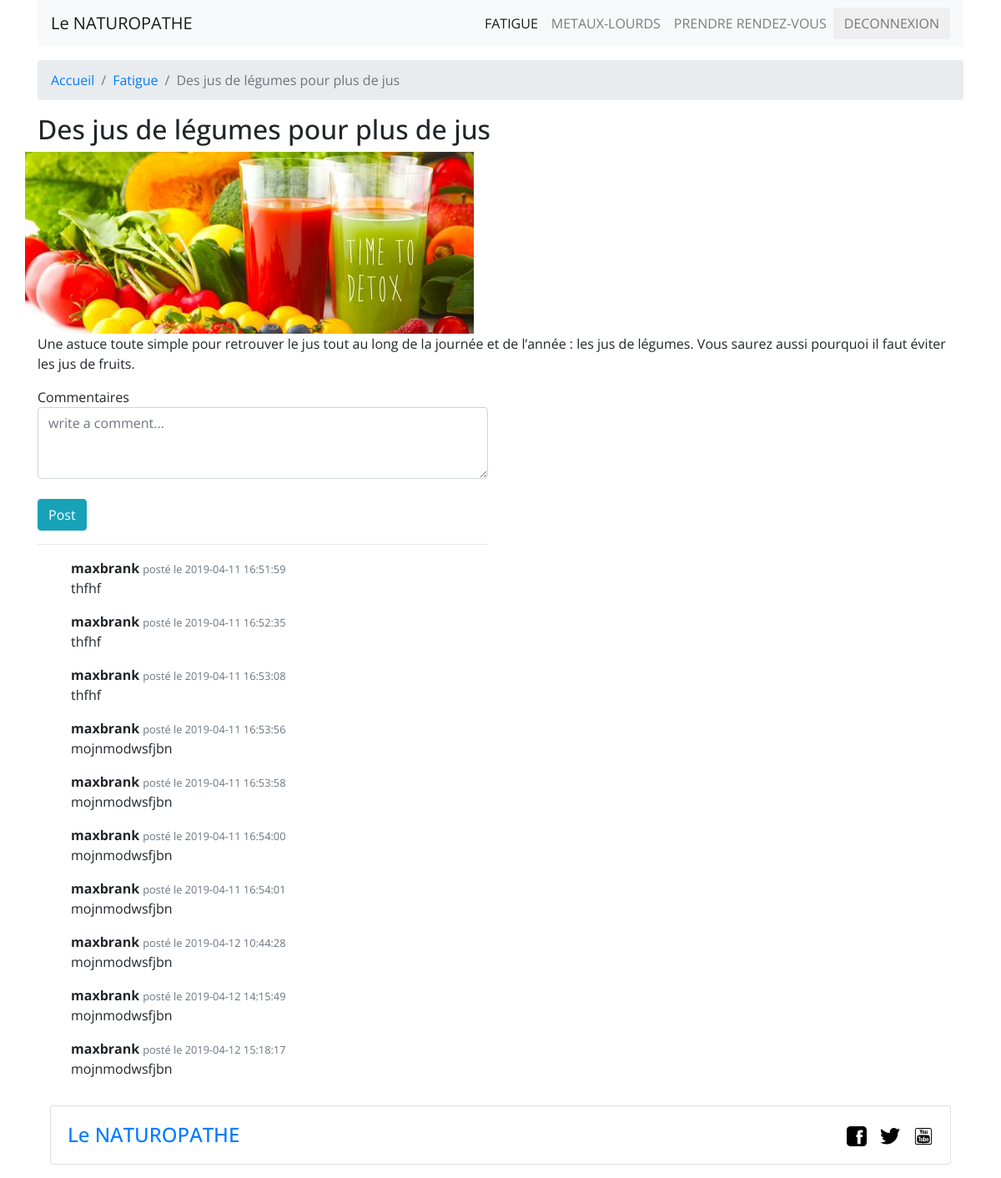
The page /index.php?article=1 (signed in) on the database its author committed.
### tables this page shows
CREATE TABLE IF NOT EXISTS `articles` (
  `id` int(11) NOT NULL AUTO_INCREMENT,
  `content` text,
  `title` varchar(255) DEFAULT NULL,
  `img` varchar(255) DEFAULT NULL,
  `created_at` datetime DEFAULT NULL,
  PRIMARY KEY (`id`)
);

CREATE TABLE IF NOT EXISTS `comments` (
  `id` int(11) NOT NULL AUTO_INCREMENT,
  `content` text,
  `created_at` datetime DEFAULT NULL,
  `id_user` int(11) DEFAULT NULL,
  `id_article` int(11) DEFAULT NULL,
  PRIMARY KEY (`id`),
  KEY `FK_comment_user` (`id_user`),
  KEY `FK_article` (`id_article`)
);

CREATE TABLE IF NOT EXISTS `users` (
  `id` int(11) NOT NULL AUTO_INCREMENT,
  `first_name` varchar(50) DEFAULT NULL,
  `last_name` varchar(50) DEFAULT NULL,
  `user_name` varchar(50) DEFAULT NULL,
  `mail` varchar(100) DEFAULT NULL,
  `pwd` varchar(255) DEFAULT NULL,
  PRIMARY KEY (`id`)
);

### controller/backend.php (called while the page is built, shortened)
<?php
function displayArticle($idArticle){
	require_once 'model/backend.php';
	$article = getArticle($idArticle);
	$commentList = getCommentList($idArticle);
	require 'view/backend/article.php';
}

### model/backend.php (called while the page is built, shortened)
<?php
function getCommentList($idArticle){
    $bdd = connect();
    $req = $bdd->prepare('SELECT * from users JOIN comments ON comments.id_user = users.id WHERE comments.id_article = :idArticle');
    $req->execute([':idArticle' => $idArticle]);
    return $req->fetchAll();
}
function getArticle($idArticle){
    $bdd= connect();
    $req = $bdd->prepare('SELECT * FROM articles WHERE id = :id');
    $req->execute([':id'=> $idArticle]);
    return $req->fetch();
}

### view/backend/article.php (the view, shortened to what this page needs)
<div id="breadcrumb-container" class="container">
    <div class="row">
        <div class="col">
            <nav aria-label="breadcrumb">
                <ol class="breadcrumb">
                    <li class="breadcrumb-item"><a href="#">Accueil</a></li>
                    <li class="breadcrumb-item"><a href="#">Fatigue</a></li>
                    <li class="breadcrumb-item active" aria-current="page">Des jus de légumes pour plus de jus</li>
                </ol>
            </nav>
        </div>
    </div>
</div>
<div class="container">
    <div>
        <h2><?= $article['title']; ?></h2>
    <div class="row img-preload"><img src="images/Detox-Diets-For-Weight-Loss.-538x218.jpg" width="538" height="218" alt="Des jus de légumes pour plus de jus"></div>
    <div>
        <p><?= $article['content']; ?></p>
    </div>
</div>
<div class="row bootstrap snippets">
    <div class="col-md-6 col-md-offset-2 col-sm-12">
        <div class="comment-wrapper">
            <div class="panel panel-info">
                <div class="panel-heading">
                    Commentaires
                </div>
                <div class="panel-body">
                    <form method="POST">
                    <textarea class="form-control" placeholder="write a comment..." rows="3" name="newContent"></textarea>
                    <br>
                    <button class="btn btn-info pull-right" type="submit" name="ArticleId" value="<?= $article['id']; ?>">Post</button>
                    </form>
                    <hr>
                    <ul class="media-list">
                    <?php
                    foreach ($commentList as $key => $comment) {
                    ?>
                        <li class="media">
                            <div class="media-body">
                                <strong><?= $comment['user_name'] ?></strong>
                                <span class="text-muted pull-right">
                                    <small class="text-muted">posté le <?= $comment['created_at']; ?></small>
                                </span>
                                <p>
                                <?= $comment['content']; ?>
                                </p>
                            </div>
                        </li>
                    <?php
                    }
                    ?>
                    </ul>
                </div>
            </div>
        </div>
    </div>
</div>
<?php
require 'view/template.php';
?>

### index.css (style rules this page uses)
body { font-family: 'Open Sans', sans-serif; }

### rows shown on the page
articles: title "Des jus de légumes pour plus de jus", content "Une astuce toute simple pour retrouver le jus tout au long de la journée et de l’année : les jus de légumes. Vous saurez aussi pourquoi il faut éviter les jus de fruits."
comments: id_user.user_name "maxbrank", created_at "2019-04-11 16:51:59", content "thfhf"
comments: id_user.user_name "maxbrank", created_at "2019-04-11 16:52:35", content "thfhf"
comments: id_user.user_name "maxbrank", created_at "2019-04-11 16:53:08", content "thfhf"
comments: id_user.user_name "maxbrank", created_at "2019-04-11 16:53:56", content "mojnmodwsfjbn"
comments: id_user.user_name "maxbrank", created_at "2019-04-11 16:53:58", content "mojnmodwsfjbn"
comments: id_user.user_name "maxbrank", created_at "2019-04-11 16:54:00", content "mojnmodwsfjbn"
comments: id_user.user_name "maxbrank", created_at "2019-04-11 16:54:01", content "mojnmodwsfjbn"
comments: id_user.user_name "maxbrank", created_at "2019-04-12 10:44:28", content "mojnmodwsfjbn"
comments: id_user.user_name "maxbrank", created_at "2019-04-12 14:15:49", content "mojnmodwsfjbn"
comments: id_user.user_name "maxbrank", created_at "2019-04-12 15:18:17", content "mojnmodwsfjbn"
